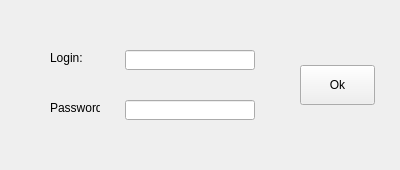
<?xml version="1.0" encoding="UTF-8"?>
<ui version="4.0">
 <class>LoginWindow</class>
 <widget class="QMainWindow" name="LoginWindow">
  <property name="geometry">
   <rect>
    <x>0</x>
    <y>0</y>
    <width>400</width>
    <height>170</height>
   </rect>
  </property>
  <property name="windowTitle">
   <string>Login</string>
  </property>
  <widget class="QWidget" name="centralwidget">
   <widget class="QLabel" name="labelLogin">
    <property name="geometry">
     <rect>
      <x>50</x>
      <y>50</y>
      <width>50</width>
      <height>15</height>
     </rect>
    </property>
    <property name="text">
     <string>Login:</string>
    </property>
   </widget>
   <widget class="QLabel" name="labelPass">
    <property name="geometry">
     <rect>
      <x>50</x>
      <y>100</y>
      <width>50</width>
      <height>15</height>
     </rect>
    </property>
    <property name="text">
     <string>Password:</string>
    </property>
   </widget>
   <widget class="QLineEdit" name="lineEditLogin">
    <property name="geometry">
     <rect>
      <x>125</x>
      <y>50</y>
      <width>130</width>
      <height>20</height>
     </rect>
    </property>
   </widget>
   <widget class="QLineEdit" name="lineEditPass">
    <property name="geometry">
     <rect>
      <x>125</x>
      <y>100</y>
      <width>130</width>
      <height>20</height>
     </rect>
    </property>
   </widget>
   <widget class="QPushButton" name="ok">
    <property name="geometry">
     <rect>
      <x>300</x>
      <y>65</y>
      <width>75</width>
      <height>40</height>
     </rect>
    </property>
    <property name="text">
     <string>Ok</string>
    </property>
   </widget>
  </widget>
 </widget>
 <resources/>
 <connections/>
</ui>
